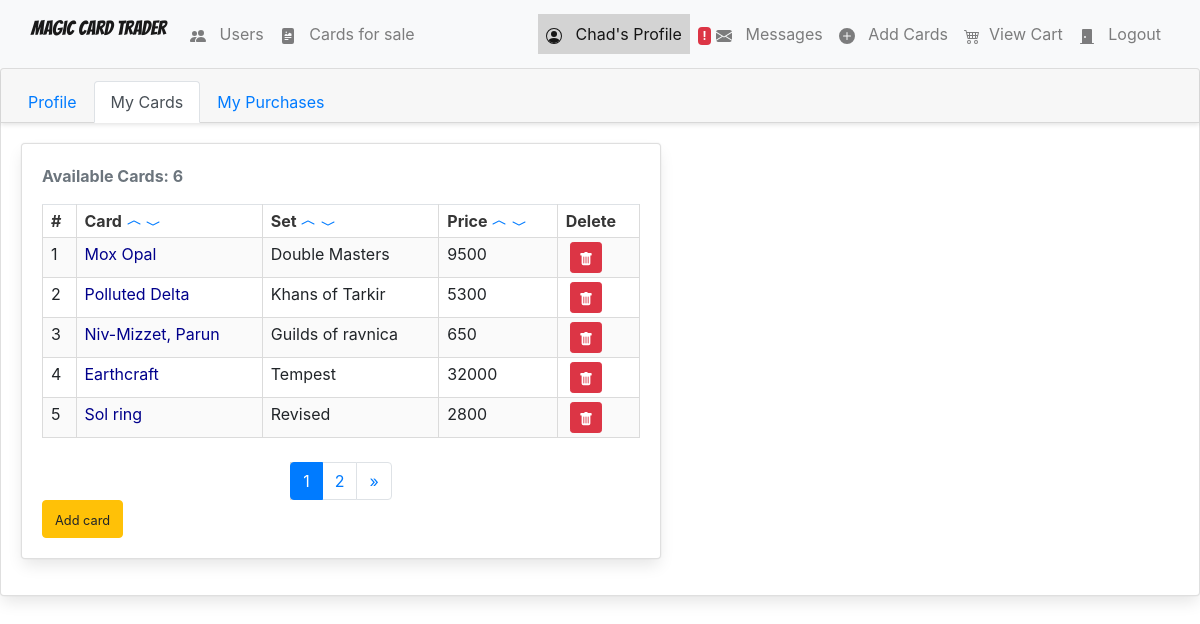
/profile_cards/ (signed in), run on the app's committed database.
### Magic/models.py (models this page shows, shortened)
class Card(models.Model):
    name = models.CharField(max_length = 150)
    set_name = models.CharField(max_length = 150)
    price = models.IntegerField()
    user = models.ForeignKey(User, on_delete=models.CASCADE)
    is_foil = models.BooleanField(default=False)
    is_ordered = models.BooleanField(default=False)
    image_url = models.TextField()

### users/views.py (the view)
# urls.py: re_path(r'^profile_cards/$', UsersView.profile_cards, name="profile_cards"),
@login_required
def profile_cards(request):
    user = request.user
    all_cards = user.card_set.all()
    order_by = request.GET.get('order_by')
    direction = request.GET.get('direction')
    if direction == 'desc':
        if order_by == 'price':
            all_cards = all_cards.order_by(order_by).reverse()
        else:
            all_cards = all_cards.order_by(Lower(order_by)).reverse()
    elif direction == 'asc':
        if order_by == 'price':
            all_cards = all_cards.order_by(order_by)
        else:
            all_cards = all_cards.order_by(Lower(order_by))
    paginator = Paginator(all_cards, 5)
    page = request.GET.get('page', 1)
    try:
        cards = paginator.page(page)
    except PageNotAnInteger:
        cards = paginator.page(1)
    except EmptyPage:
        cards = paginator.page(paginator.num_pages)
    context = {
        'all_cards': all_cards,
        'cards': cards,
        'order_by': order_by,
        'direction': direction,
        'nbar': 'profile_cards',
    }
    return render(request, 'users/profile_cards.html', context)

### users/templates/users/profile_cards.html (shortened to what this page needs)
{% extends 'magic/base.html' %}
{% load crispy_forms_tags %}
{% block body %}
<div class="card">
    <div class="card-header">
      <ul class="nav nav-tabs card-header-tabs">
        <li class="nav-item">
          <a href="{% url 'Magic:profile' %}" class="nav-link {% if nbar == 'profile' %} active {% endif %}">Profile</a>
        </li>
        <li class="nav-item">
          <a href="{% url 'Magic:profile_cards' %}" class="nav-link {% if nbar == 'profile_cards' %} active {% endif %}">My Cards</a>
        </li>
        <li class="nav-item">
          <a href="{% url 'Magic:profile_purchases' %}" class="nav-link {% if nbar == 'profile_purchases' %} active {% endif %}" tabindex="-1">My Purchases</a>
        </li>
      </ul>
    </div>
    <div class="card-body">
        <div class="card mb-3" style="max-width: 640px;">
            <div class="row no-gutters">
              <div class="col-md-12">
                <div class="card-body">
                    <p class="text-secondary basic-text">Available Cards: {{ user.card_set.count }} </p>
                    <table class="table is-striped is-narrow is-bordered">
                      <tr>
                        <th>
                          #
                        </th>
                        <th>
                          Card
                          <a href="?order_by=name&direction=asc">
                            <span class="glyphicon glyphicon-chevron-up">
                                <svg width="1em" height="1em" viewBox="0 0 16 16" class="bi bi-chevron-compact-up" fill="currentColor" xmlns="http://www.w3.org/2000/svg">
                                    <path fill-rule="evenodd" d="M7.776 5.553a.5.5 0 0 1 .448 0l6 3a.5.5 0 1 1-.448.894L8 6.56 2.224 9.447a.5.5 0 1 1-.448-.894l6-3z"/>
                                </svg>
                            </span>
                          </a>
                          <a href="?order_by=name&direction=desc">
                              <span class="glyphicon glyphicon-chevron-down">
                                  <svg width="1em" height="1em" viewBox="0 0 16 16" class="bi bi-chevron-compact-down" fill="currentColor" xmlns="http://www.w3.org/2000/svg">
                                      <path fill-rule="evenodd" d="M1.553 6.776a.5.5 0 0 1 .67-.223L8 9.44l5.776-2.888a.5.5 0 1 1 .448.894l-6 3a.5.5 0 0 1-.448 0l-6-3a.5.5 0 0 1-.223-.67z"/>
                                  </svg>
                              </span>
                          </a>
                        </th>
                        <th>
                          Set
                          <a href="?order_by=set_name&direction=asc">
                            <span class="glyphicon glyphicon-chevron-up">
                                <svg width="1em" height="1em" viewBox="0 0 16 16" class="bi bi-chevron-compact-up" fill="currentColor" xmlns="http://www.w3.org/2000/svg">
                                    <path fill-rule="evenodd" d="M7.776 5.553a.5.5 0 0 1 .448 0l6 3a.5.5 0 1 1-.448.894L8 6.56 2.224 9.447a.5.5 0 1 1-.448-.894l6-3z"/>
                                </svg>
                            </span>
                          </a>
                          <a href="?order_by=set_name&direction=desc">
                              <span class="glyphicon glyphicon-chevron-down">
                                  <svg width="1em" height="1em" viewBox="0 0 16 16" class="bi bi-chevron-compact-down" fill="currentColor" xmlns="http://www.w3.org/2000/svg">
                                      <path fill-rule="evenodd" d="M1.553 6.776a.5.5 0 0 1 .67-.223L8 9.44l5.776-2.888a.5.5 0 1 1 .448.894l-6 3a.5.5 0 0 1-.448 0l-6-3a.5.5 0 0 1-.223-.67z"/>
                                  </svg>
                              </span>
                          </a>
                        </th>
                        <th>
                          Price
                          <a href="?order_by=price&direction=asc">
                            <span class="glyphicon glyphicon-chevron-up">
                                <svg width="1em" height="1em" viewBox="0 0 16 16" class="bi bi-chevron-compact-up" fill="currentColor" xmlns="http://www.w3.org/2000/svg">
                                    <path fill-rule="evenodd" d="M7.776 5.553a.5.5 0 0 1 .448 0l6 3a.5.5 0 1 1-.448.894L8 6.56 2.224 9.447a.5.5 0 1 1-.448-.894l6-3z"/>
                                </svg>
                            </span>
                          </a>
                          <a href="?order_by=price&direction=desc">
                              <span class="glyphicon glyphicon-chevron-down">
                                  <svg width="1em" height="1em" viewBox="0 0 16 16" class="bi bi-chevron-compact-down" fill="currentColor" xmlns="http://www.w3.org/2000/svg">
                                      <path fill-rule="evenodd" d="M1.553 6.776a.5.5 0 0 1 .67-.223L8 9.44l5.776-2.888a.5.5 0 1 1 .448.894l-6 3a.5.5 0 0 1-.448 0l-6-3a.5.5 0 0 1-.223-.67z"/>
                                  </svg>
                              </span>
                          </a>
                        </th>
                        <th>
                          Delete
                        </th>
                      </tr>
                      {% for card in cards %}
                      <tr>
                        <td>
                          {{ forloop.counter }}
                        </td>
                        <td>
                          <a class="card-td-link" href="{% url 'Magic:card_detail' card.id %}">
                            {{ card.name }}
                          </a>
                        </td>
                        <td>
                          {{ card.set_name }}
                        </td>
                        <td>
                          {{ card.price }}
                        </td>
                        <td>
                          <form action="{% url 'Magic:card_delete' card.id %}" method="POST" style="display: inline;" class="mt-4 ml-1 mb-2">
                            <button class="btn btn-danger btn-sm" type="submit">
                                <span class="glyphicon glyphicon-trash">
                                </span>
                            </button>
                        </form>
                        </td>
                      </tr>
                      {% endfor %}
                    </table>
                    <nav aria-label="Page navigation">
                      {% if cards.has_other_pages %}
                          <ul class="pagination justify-content-center">
                              {% for i in cards.paginator.page_range %}
                                  {% if cards.number == i %}
                                      <li class="page-item active" aria-current="page"><span class="page-link">{{ i }} <span class="sr-only">(current)</span></span></li>
                                  {% else %}
                                      <li class="page-item"><a href="?page={{ i }}&order_by={{ order_by }}&direction={{ direction }}" class="page-link">{{ i }}</a></li>
                                  {% endif %}
                              {% endfor %}
                              {% if cards.has_next %}
                                  <li class="page-item"><a href="?page={{ cards.next_page_number }}&order_by={{ order_by }}&direction={{ direction }}" class="page-link">&raquo;</a></li>
                              {% endif %}
                          </ul>
                      {% endif %}
                  </nav>
                    <a href="{% url 'Magic:card_add' %}">
                        <button class="btn btn-warning">
                            <small>Add card</small>
                        </button>
                    </a>
                </div>
              </div>
            </div>
          </div>
    </div>
  </div>
{% endblock %}

### Magic/templates/magic/base.html (shortened to what this page needs)
{% load static %}
{% load crispy_forms_tags %}
{% load shopping_cart_template_tags %}
{% load messages_template_tags %}
<!DOCTYPE html>
<html lang="en">
    <head>
        <link rel="stylesheet" href="https://cdn.jsdelivr.net/npm/bulma@0.9.1/css/bulma.min.css">
        <link rel="stylesheet" href="https://stackpath.bootstrapcdn.com/bootstrap/4.5.2/css/bootstrap.min.css">
        <link rel="stylesheet" type="text/css" href="{% static 'magic/style.css' %}" />
    </head>
    <body data-spy="scroll" data-target="#list-example">
        <nav class="navbar navbar-inverse navbar navbar-expand-lg navbar-light bg-light">
            <div class="container-fluid">
                <div class="navbar-header ">
                    <a class="navbar-brand" href="{% url 'Magic:index' %}">Magic Card Trader</a>
                </div>
                <div class="collapsable navbar-collapse" id="navbarSupportedContent">
                    <ul class="nav navbar-nav mr-auto">
                        <li class="{% if nbar == 'users' %} {% elif nbar == 'user' %} active {% endif %} nav-item">
                            <a href="{% url 'Magic:users' %}" class="nav-link">
                                <span class="glyphicon glyphicon-user" aria-hidden="true">
                                </span>&nbsp;
                                Users
                            </a>
                        </li>
                        <li class="{% if nbar == 'cards' %} {% elif nbar == 'card' %} active {% endif %} nav-item">
                            <a href="{% url 'Magic:cards' %}" class="nav-link">
                                <span class="glyphicon glyphicon-king" aria-hidden="true">
                                </span>&nbsp;
                                Cards for sale
                            </a>
                        </li>
                    </ul>
                    {% if nbar == 'cards' %}
                            {% load crispy_forms_tags %}
                    {% endif %}
                    {% if nbar == 'users' %}
                        {% load crispy_forms_tags %}
                    {% endif %}
                    <ul class="nav navbar-nav navbar-right">
                        {% if request.user.is_authenticated %}
                            <li class="{% if nbar == 'profile' %} active  {% elif nbar == 'profile_cards' %} active {% elif nbar == 'profile_purchases' %} active {% endif %} nav-item">
                                <a href="{% url 'profile' %}" class="nav-link">
                                    <span class="glyphicon glyphicon-user" aria-hidden="true">
                                    </span>&nbsp; {{ request.user }}'s Profile
                                </a>
                            </li>
                            <li class="{% if nbar == 'messages' %} active {% endif %} nav-item">
                                <a href="{% url 'Magic:inbox' %}" class="nav-link">
                                    {% if request.user|unread_message_counter != None %}
                                        {% if request.user|unread_message_counter > 0 %}
                                            <span class="badge badge-danger z-depth-0">!</span>
                                        {% endif %}
                                    {% endif %}
                                    <span class="glyphicon glyphicon-plus" aria-hidden="true">
                                    </span>&nbsp;
                                    Messages
                                </a>
                            </li>
                            <li class="{% if nbar == 'add_cards' %} active {% endif %} nav-item">
                                <a href="{% url 'Magic:card_add' %}" class="nav-link">
                                    <span class="glyphicon glyphicon-plus" aria-hidden="true">
                                        <svg width="1em" height="1em" viewBox="0 0 16 16" class="bi bi-plus-circle-fill" fill="currentColor" xmlns="http://www.w3.org/2000/svg">
                                            <path fill-rule="evenodd" d="M16 8A8 8 0 1 1 0 8a8 8 0 0 1 16 0zM8.5 4.5a.5.5 0 0 0-1 0v3h-3a.5.5 0 0 0 0 1h3v3a.5.5 0 0 0 1 0v-3h3a.5.5 0 0 0 0-1h-3v-3z"/>
                                        </svg>
                                    </span>&nbsp; Add Cards
                                </a>
                            </li>
                            <li class="{% if nbar == 'order-summary' %} active {% endif %} nav-item">
                                <a href="{% url 'Magic:order_summary' %}" class="nav-link">
                                    <span aria-hidden="true">
                                    </span>&nbsp;View Cart
                                </a>
                            </li>
                            <li class="">
                                <a href="{% url 'logout' %}" class="nav-link">
                                    <span class="glyphicon glyphicon-off" aria-hidden="true">
                                        <svg width="1em" height="1em" viewBox="0 0 16 16" class="bi bi-door-closed-fill" fill="currentColor" xmlns="http://www.w3.org/2000/svg">
                                            <path fill-rule="evenodd" d="M4 1a1 1 0 0 0-1 1v13H1.5a.5.5 0 0 0 0 1h13a.5.5 0 0 0 0-1H13V2a1 1 0 0 0-1-1H4zm2 9a1 1 0 1 0 0-2 1 1 0 0 0 0 2z"/>
                                        </svg>
                                    </span>&nbsp; Logout
                                </a>
                            </li>
                        {% endif %}
                    </ul>
                </div>
            </div>
        </nav>
        {% block body %}
        {% endblock %}
    </body>
</html>

### data on the page
Card: name "Mox Opal", set_name "Double Masters", price "9500"
Card: name "Polluted Delta", set_name "Khans of Tarkir", price "5300"
Card: name "Niv-Mizzet, Parun", set_name "Guilds of ravnica", price "650"
Card: name "Earthcraft", set_name "Tempest", price "32000"
Card: name "Sol ring", set_name "Revised", price "2800"

### other printed values
{{ request.user }} "Chad"
{{ user.card_set.count }} "6"
{{ i }} "1"
{{ i }} "2"
